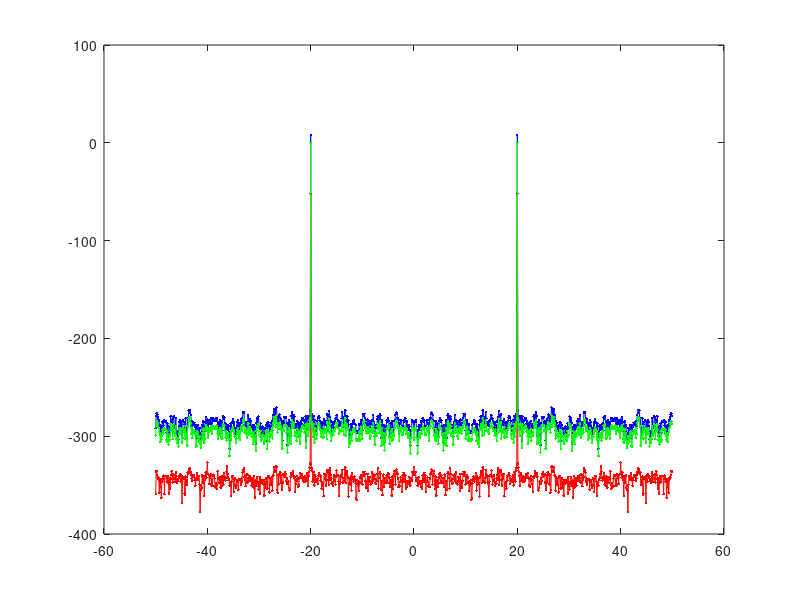
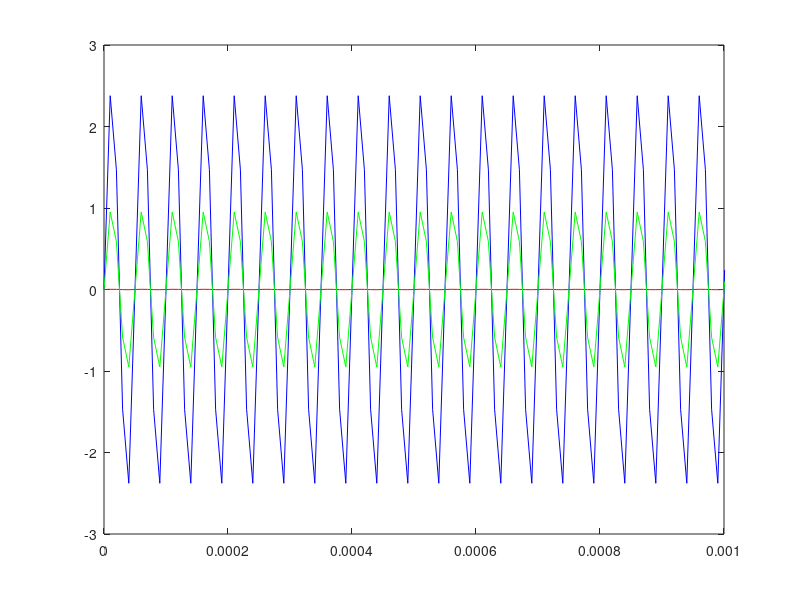

These figures' MATLAB source, in order:
clc;
clear all;
close all;

fc = 20E3;
Fs = 100E3;
n = 1000;
t = (0:n-1)/Fs;
f = (-1/2:1/n:1/2-1/n)*Fs;

% 2.5V signal
a1 = (2^16-1)/5 * 2.5;
x1 = a1*sin(2*pi*t*fc)+2^15;
x1 = (x1-32768)*5/65536;
X1 = 20*log10(abs(fftshift(fft(x1)*2/length(x1))));
dB1 = max(X1);

% 2.5mV signal
a2 = (2^16-1)/5 * 2.5E-3;
x2 = a2*sin(2*pi*t*fc)+2^15;
x2 = (x2-32768)*5/65536;
X2 = 20*log10(abs(fftshift(fft(x2)*2/length(x2))));
dB2 = max(X2);

% 0.25mV signal
a3 = (2^16-1)/5 * 0.25E-3;
x3 = a3*sin(2*pi*t*fc)+2^15;
x3 = (x3-32768)*5/65536;
X3 = 20*log10(abs(fftshift(fft(x3)*2/length(x3))));
dB3 = max(X3);

% 1V signal
a4 = (2^16-1)/5 * 1;
x4 = a4*sin(2*pi*t*fc)+2^15;
x4 = (x4-32768)*5/65536;
X4 = 20*log10(abs(fftshift(fft(x4)*2/length(x4))));
dB4 = max(X4);

figure(1);
plot(f/1E3,X1,'b.-',f/1E3,X2,'r.-',f/1E3,X4,'g.-');

figure(2);
plot(t,x1,'b-',t,x2,'r-',t,x4,'g-');
axis([0 1E-3 -3 3]);
